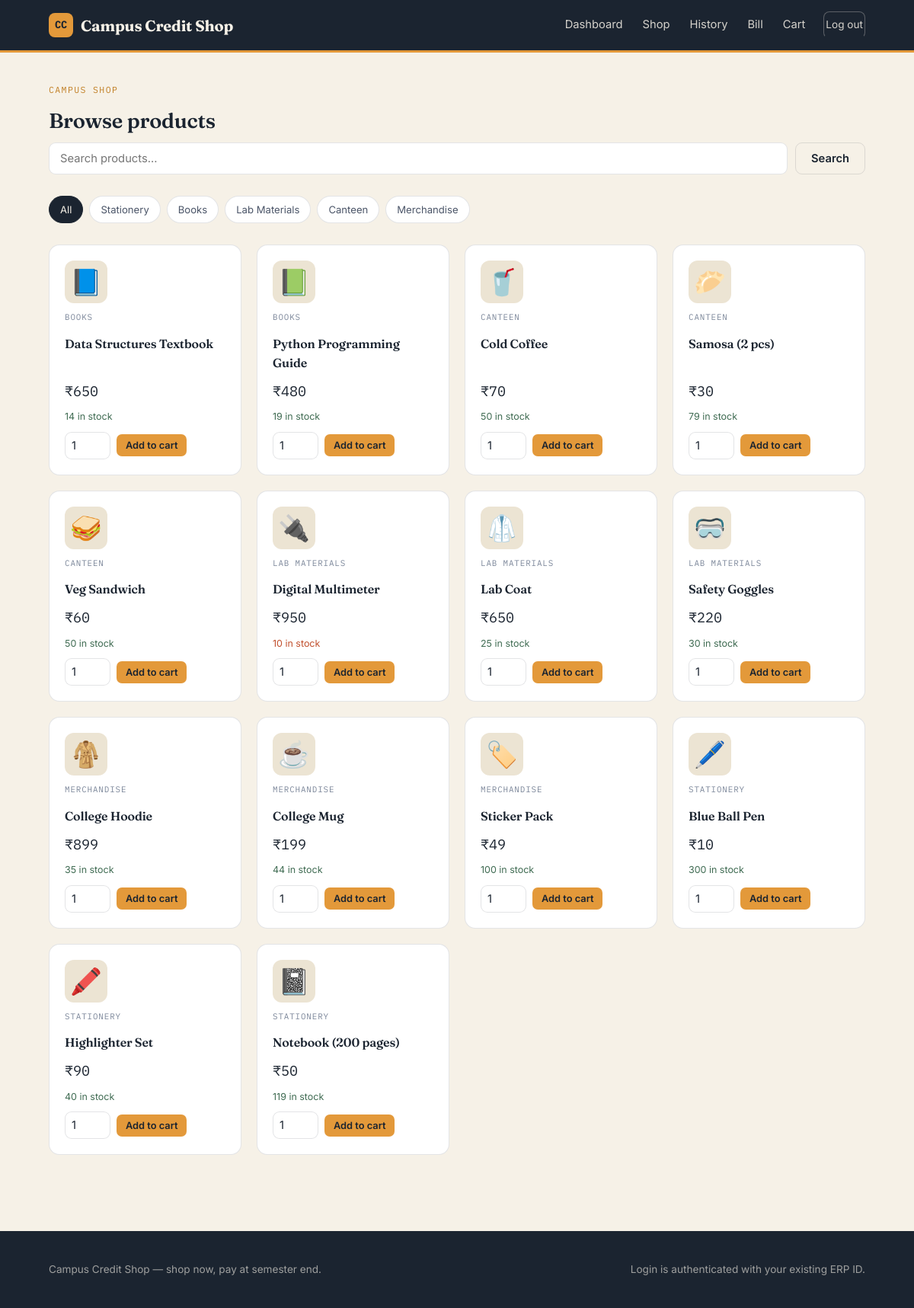
Page /shop (signed in) on the committed database.
### tables this page shows
CREATE TABLE products (
            id INTEGER PRIMARY KEY AUTOINCREMENT,
            name TEXT NOT NULL,
            category TEXT NOT NULL,
            price REAL NOT NULL,
            stock INTEGER NOT NULL DEFAULT 0,
            emoji TEXT DEFAULT '📦'
        );

### app.py (the view)
@app.route("/shop")
@login_required
def shop():
    db = get_db()
    query = request.args.get("q", "").strip()
    category = request.args.get("category", "").strip()
    sql = "SELECT * FROM products WHERE 1=1"
    params = []
    if query:
        sql += " AND name LIKE ?"
        params.append(f"%{query}%")
    if category:
        sql += " AND category = ?"
        params.append(category)
    sql += " ORDER BY category, name"
    products = db.execute(sql, params).fetchall()
    return render_template(
        "shop.html", products=products, categories=CATEGORIES, query=query, active_category=category
    )

### app.py (called while the page is built)
def get_db():
    if "db" not in g:
        g.db = sqlite3.connect(DB_PATH)
        g.db.row_factory = sqlite3.Row
        g.db.execute("PRAGMA foreign_keys = ON")
    return g.db

def current_student():
    erp_id = session.get("erp_id")
    if not erp_id:
        return None
    db = get_db()
    return db.execute("SELECT * FROM students WHERE erp_id = ?", (erp_id,)).fetchone()

def login_required(view):
    from functools import wraps
    @wraps(view)
    def wrapped(*args, **kwargs):
        if not session.get("erp_id"):
            flash("Please log in with your ERP ID to continue.", "warning")
            return redirect(url_for("login"))
        return view(*args, **kwargs)
    return wrapped

@app.context_processor
def inject_globals():
    return {"cart_count": get_cart_count(), "student": current_student()}

def get_cart_count():
    erp_id = session.get("erp_id")
    if not erp_id:
        return 0
    db = get_db()
    row = db.execute(
        "SELECT COALESCE(SUM(qty),0) AS c FROM cart_items WHERE erp_id = ?", (erp_id,)
    ).fetchone()
    return row["c"] or 0

### templates/shop.html (shortened to what this page needs)
{% extends "base.html" %}
{% block content %}
<section class="section-tight">
  <div class="container">
    <span class="eyebrow">Campus shop</span>
    <h1 class="section-title">Browse products</h1>
    <div class="shop-toolbar">
      <form method="GET" action="{{ url_for('shop') }}" style="display:flex; gap:10px; flex:1;">
        <input type="text" name="q" value="{{ query }}" placeholder="Search products…" class="search-input" style="flex:1; min-width:180px;">
        <button type="submit" class="btn btn-outline">Search</button>
      </form>
    </div>
    <div class="chip-row" style="margin-bottom:28px;">
      <a href="{{ url_for('shop', q=query) }}" class="chip {% if not active_category %}active{% endif %}">All</a>
      {% for c in categories %}
        <a href="{{ url_for('shop', q=query, category=c) }}" class="chip {% if active_category == c %}active{% endif %}">{{ c }}</a>
      {% endfor %}
    </div>
    {% if products %}
    <div class="grid-4">
      {% for p in products %}
      <div class="product-card">
        <div class="product-emoji">{{ p.emoji }}</div>
        <div class="product-category">{{ p.category }}</div>
        <h3>{{ p.name }}</h3>
        <div class="product-price">₹{{ "%.0f"|format(p.price) }}</div>
        <div class="product-stock {% if p.stock <= 10 %}low{% endif %}">
          {% if p.stock > 0 %}{{ p.stock }} in stock{% else %}Out of stock{% endif %}
        </div>
        {% if p.stock > 0 %}
        <form method="POST" action="{{ url_for('add_to_cart', product_id=p.id) }}">
          <input type="number" name="qty" value="1" min="1" max="{{ p.stock }}">
          <button type="submit" class="btn btn-primary btn-sm">Add to cart</button>
        </form>
        {% else %}
        <button class="btn btn-outline btn-sm" disabled>Out of stock</button>
        {% endif %}
      </div>
      {% endfor %}
    </div>
    {% else %}
    <div class="empty-state">
      <span class="qi">🔍</span>
      <p>No products match your search. Try a different keyword or category.</p>
    </div>
    {% endif %}
  </div>
</section>
{% endblock %}

### static/css/style.css (style rules this page uses)
:root { --ink: #1b2430; --ink-soft: #29344a; --parchment: #f6f1e7; --parchment-dim: #ece4d3; --amber: #e3993a; --amber-dark: #c17f24; --forest: #3f6b52; --rust: #c1502e; --slate: #4b5568; --slate-light: #7c879a; --card-border: rgba(27, 36, 48, 0.12); --shadow: 0 10px 30px rgba(27, 36, 48, 0.08); --radius: 14px; --serif: "Fraunces", Georgia, serif; --sans: "Inter", -apple-system, BlinkMacSystemFont, "Segoe UI", sans-serif; --mono: "IBM Plex Mono", "SFMono-Regular", Consolas, monospace; }
* { box-sizing: border-box; }
html, body { margin: 0; padding: 0; background: var(--parchment); color: var(--ink); font-family: var(--sans); font-size: 16px; line-height: 1.55; }
h1, h2, h3, h4 { font-family: var(--serif); font-weight: 600; letter-spacing: -0.01em; margin: 0 0 0.4em; color: var(--ink); }
a { color: inherit; text-decoration: none; }
.container { max-width: 1120px; margin: 0 auto; padding: 0 24px; }
.btn { display: inline-flex; align-items: center; justify-content: center; gap: 8px; border: none; border-radius: 9px; padding: 11px 20px; font-family: var(--sans); font-size: 0.92rem; font-weight: 600; cursor: pointer; transition: transform 0.1s ease, box-shadow 0.15s ease, background 0.15s ease; }
.btn-primary { background: var(--amber); color: var(--ink); }
.btn-outline { background: transparent; color: var(--ink); border: 1.5px solid var(--card-border); }
.btn-sm { padding: 7px 12px; font-size: 0.8rem; border-radius: 7px; }
.section-tight { padding: 40px 0; }
.section-title { font-size: 1.7rem; margin-bottom: 8px; }
.eyebrow { font-family: var(--mono); text-transform: uppercase; letter-spacing: 0.12em; font-size: 0.72rem; color: var(--amber-dark); margin-bottom: 10px; display: block; }
.grid-4 { display: grid; grid-template-columns: repeat(4, 1fr); gap: 20px; }
.shop-toolbar { display: flex; gap: 12px; flex-wrap: wrap; align-items: center; margin-bottom: 28px; }
.search-input, select, input[type=text], input[type=password], input[type=number], input[type=email], input[type=tel], textarea { font-family: var(--sans); font-size: 0.92rem; padding: 11px 14px; border-radius: 9px; border: 1.5px solid var(--card-border); background: #fff; color: var(--ink); }
.chip-row { display: flex; gap: 8px; flex-wrap: wrap; }
.chip { padding: 7px 14px; border-radius: 999px; border: 1.5px solid var(--card-border); font-size: 0.82rem; background: #fff; color: var(--slate); }
.chip.active { background: var(--ink); color: var(--parchment); border-color: var(--ink); }
.product-card { background: #fff; border: 1px solid var(--card-border); border-radius: var(--radius); padding: 20px; display: flex; flex-direction: column; gap: 10px; }
.product-emoji { font-size: 2.1rem; width: 56px; height: 56px; display: flex; align-items: center; justify-content: center; background: var(--parchment-dim); border-radius: 12px; }
.product-card h3 { font-size: 1rem; margin: 4px 0 0; }
.product-category { font-family: var(--mono); font-size: 0.68rem; text-transform: uppercase; letter-spacing: 0.08em; color: var(--slate-light); }
.product-price { font-family: var(--mono); font-size: 1.15rem; color: var(--ink); margin-top: auto; }
.product-stock { font-size: 0.78rem; color: var(--forest); }
.product-stock.low { color: var(--rust); }
.product-card form { display: flex; gap: 8px; align-items: center; }
.product-card input[type=number] { width: 60px; padding: 8px; }

### rows in the picture
products: emoji "📘", category "BOOKS", name "Data Structures Textbook", price "650", stock "14"
products: emoji "📗", category "BOOKS", name "Python Programming Guide", price "480", stock "19"
products: emoji "🥤", category "CANTEEN", name "Cold Coffee", price "70", stock "50"
products: emoji "🥟", category "CANTEEN", name "Samosa (2 pcs)", price "30", stock "79"
products: emoji "🥪", category "CANTEEN", name "Veg Sandwich", price "60", stock "50"
products: emoji "🔌", category "LAB MATERIALS", name "Digital Multimeter", price "950", stock "10"
products: emoji "🥼", category "LAB MATERIALS", name "Lab Coat", price "650", stock "25"
products: emoji "🥽", category "LAB MATERIALS", name "Safety Goggles", price "220", stock "30"
products: emoji "🧥", category "MERCHANDISE", name "College Hoodie", price "899", stock "35"
products: emoji "☕", category "MERCHANDISE", name "College Mug", price "199", stock "44"
products: emoji "🏷️", category "MERCHANDISE", name "Sticker Pack", price "49", stock "100"
products: emoji "🖊️", category "STATIONERY", name "Blue Ball Pen", price "10", stock "300"
products: emoji "🖍️", category "STATIONERY", name "Highlighter Set", price "90", stock "40"
products: emoji "📓", category "STATIONERY", name "Notebook (200 pages)", price "50", stock "119"

### other values in the picture
{{ c }} "Stationery" "Books" "Lab Materials" "Canteen" "Merchandise"
